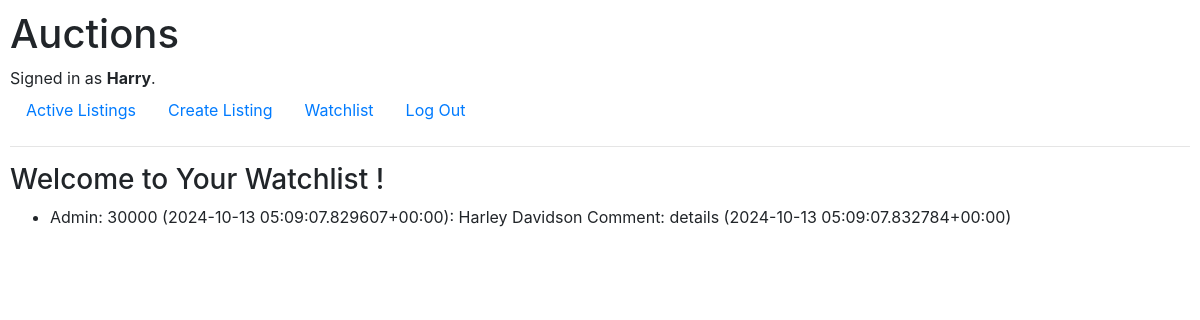
Page /watchlist (signed in) on the earlier database version.
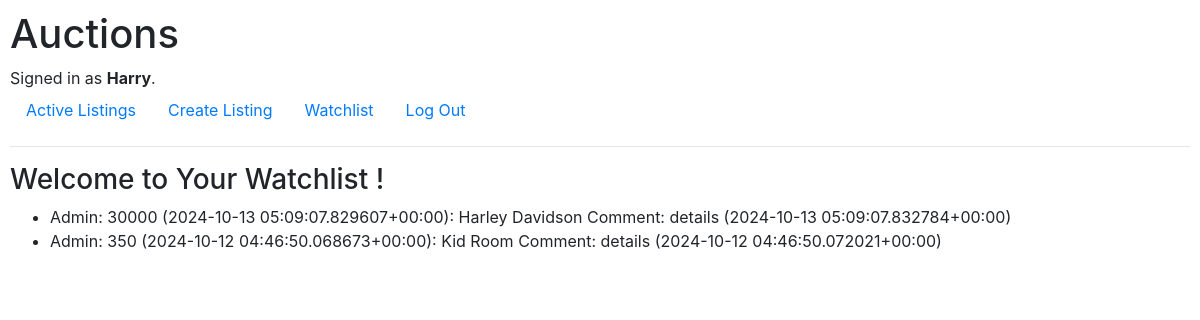
Same page on the later database version.
### auctions/models.py (models this page shows)
class User(AbstractUser):
    pass

class Watchlist(models.Model):
    user = models.ForeignKey(User, on_delete=models.CASCADE, related_name="watch_user_ref")
    auction = models.ForeignKey(AuctionListing, on_delete=models.CASCADE, related_name="watch_listing_ref")
    state = models.BooleanField(default=False)

class AuctionListing(models.Model):
    product = models.ForeignKey(Product, on_delete=models.CASCADE, related_name="listing_product_ref", null=True, blank=True)
    bid = models.ForeignKey(Bid, on_delete=models.SET_NULL, related_name="bid_ref", null=True, blank=True)
    comment = models.ForeignKey(Comment, on_delete=models.SET_NULL, related_name="comment_ref", null=True, blank=True)
    date = models.DateTimeField(auto_now_add=True)
    active = models.BooleanField(default=True)
    def __str__(self):
        return f"{self.bid}: {self.comment} ({self.date})"

class Bid(models.Model):
    user = models.ForeignKey(User, on_delete=models.CASCADE, related_name="bid_user")
    product = models.ForeignKey(Product, on_delete=models.CASCADE, related_name="bid_product_ref")
    amount = models.IntegerField()
    time = models.DateTimeField(auto_now_add=True)
    def __str__(self):
        return f"{self.user}: {self.amount} ({self.time})"

class Comment(models.Model):
    title = models.CharField(max_length=10)
    description = models.TextField()
    def __str__(self):
        return f"{self.title}: {self.description}"

### auctions/views.py (the view)
# urls.py: path("watchlist", views.watchlist, name="watchlist")
@login_required
def watchlist(request):
    current_user_id = request.user.id
    watchlist = Watchlist.objects.filter(user=current_user_id)
    return render(request, "auctions/watchlist.html", {
        "watchlist": watchlist
    })

### auctions/templates/auctions/watchlist.html
{% extends "auctions/layout.html" %}
{% load static %}
{% block body %}
<h3>Welcome to Your Watchlist <b>{{ watchlist.user }}</b> !</h3>
<ul>
  {% for item in watchlist %}
  <li>{{ item.auction }}</li>
  {% empty %}
  <li>No items.</li>
  {% endfor %}
</ul>
{% endblock %}

### auctions/templates/auctions/layout.html (shortened to what this page needs)
{% load static %}
<!DOCTYPE html>
<html lang="en">
    <head>
        <link rel="stylesheet" href="https://stackpath.bootstrapcdn.com/bootstrap/4.4.1/css/bootstrap.min.css">
        <link href="{% static 'auctions/styles.css' %}" rel="stylesheet">
    </head>
    <body>
        <h1>Auctions</h1>
        <div>
            {% if user.is_authenticated %}
                Signed in as <strong>{{ user.username }}</strong>.
            {% else %}
                Not signed in.
            {% endif %}
        </div>
        <ul class="nav">
            <li class="nav-item">
                <a class="nav-link" href="{% url 'index' %}">Active Listings</a>
            </li>
            {% if user.is_authenticated %}
                <li class="nav-item">
                  <a class="nav-link" href="{% url 'create' %}">Create Listing</a>
                </li>
                <li class="nav-item">
                  <a class="nav-link" href="{% url 'watchlist' %}">Watchlist</a>
                </li>
                <li class="nav-item">
                    <a class="nav-link" href="{% url 'logout' %}">Log Out</a>
                </li>
            {% endif %}
        </ul>
        <hr>
        {% block body %}
        {% endblock %}
    </body>
</html>

### auctions/static/auctions/styles.css (style rules this page uses)
body { padding: 10px; }

Differences in the rows shown:
added Watchlist: auction "Admin: 350 (2024-10-12 04:46:50.068673+00:00): Kid Room Comment: details (2024-10-12 04:46:50.072021+00:00)"
